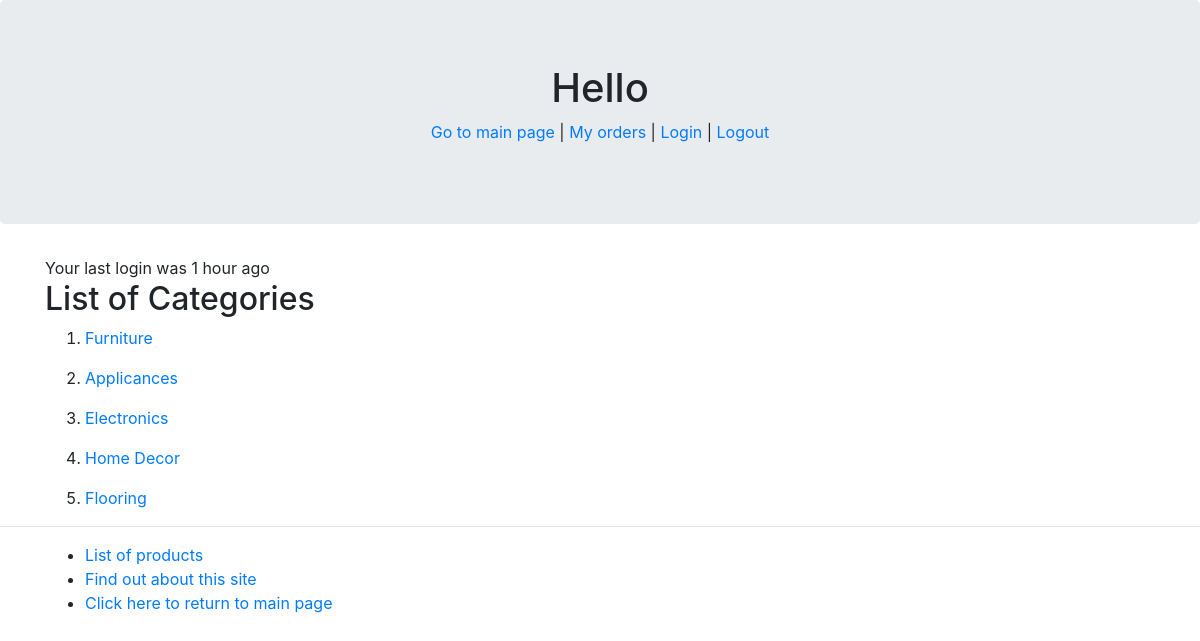
The page /myapp/ on the database its author committed.
### myapp/models.py (models this page shows, shortened)
class Category(models.Model):
    name = models.CharField(max_length=200)
    warehouse = models.CharField(max_length=100)

### myapp/views.py (the view)
def index(request):
    msg = ''
    if 'last_login' in request.session.keys():
        last_login = pd.to_datetime(request.session.get('last_login'))
        msg = last_login
    else:
        msg = 'Your last login was 1 hour ago'
    cat_list = Category.objects.all().order_by('id')[:10]
    return render(request, 'myapp/index.html', {'cat_list': cat_list, 'msg': msg})

### myapp/templates/myapp/index.html
{% extends 'myapp/base.html' %}
{% block body_block %}
    {{ msg }}
    {% if cat_list %}
        <h2>List of Categories</h2>
            <ol>
                {% for cat in cat_list %}
                    <li>
                        <a href="{% url 'myapp:detail' cat.pk %}">
                            <p>{{ cat.name }}</p>
                        </a>
                    </li>
                {% endfor %}
            </ol>
        {% else %}
            <strong>There is no available Categories!</strong>
    {% endif %}
{% endblock %}

### rows shown on the page
Category: name "Furniture"
Category: name "Applicances"
Category: name "Electronics"
Category: name "Home Decor"
Category: name "Flooring"

### other values the page prints
{{ msg }} "Your last login was 1 hour ago"
